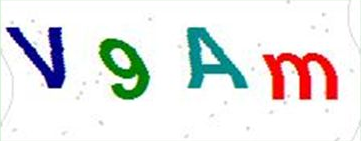
#> input picture Python基础知识/python study/V9AM.png, 361 x 141 px, found by its file name
$ python pillow_1.py   (Python 2 division)
#> lines starting #> are read from the running program, lines starting #| are printed output that depends on the picture
# -*- coding: utf-8 -*-
"""
__author__ = 'Langziyanqin'
__QQ__ = '982722261'
              ┏┓      ┏┓
            ┏┛┻━━━┛┻┓
            ┃      ☃      ┃
            ┃  ┳┛  ┗┳  ┃
            ┃      ┻      ┃
            ┗━┓      ┏━┛
                ┃      ┗━━━┓
                ┃  神兽保佑    ┣┓
                ┃　永无BUG！   ┏┛
                ┗┓┓┏━┳┓┏┛
                  ┃┫┫  ┃┫┫
                  ┗┻┛  ┗┻┛
"""
import sys
from random import randint
from PIL import Image
reload(sys)
sys.setdefaultencoding('utf-8')
im = Image.open('v9am.png')
#> im is the input picture: PIL image 361x141 RGBA; mean R, G, B, A 229, 229.4, 228.7, 255
w,h = im.size
#> w = 361; h = 141
print w,h #显示图片的尺寸
#| 361 141
img = im.convert('L')
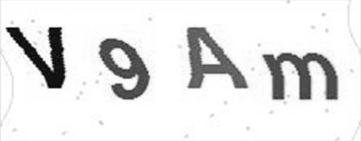
#> img: PIL image 361x141 L; min 7, max 255, mean 229.2
img.show()
